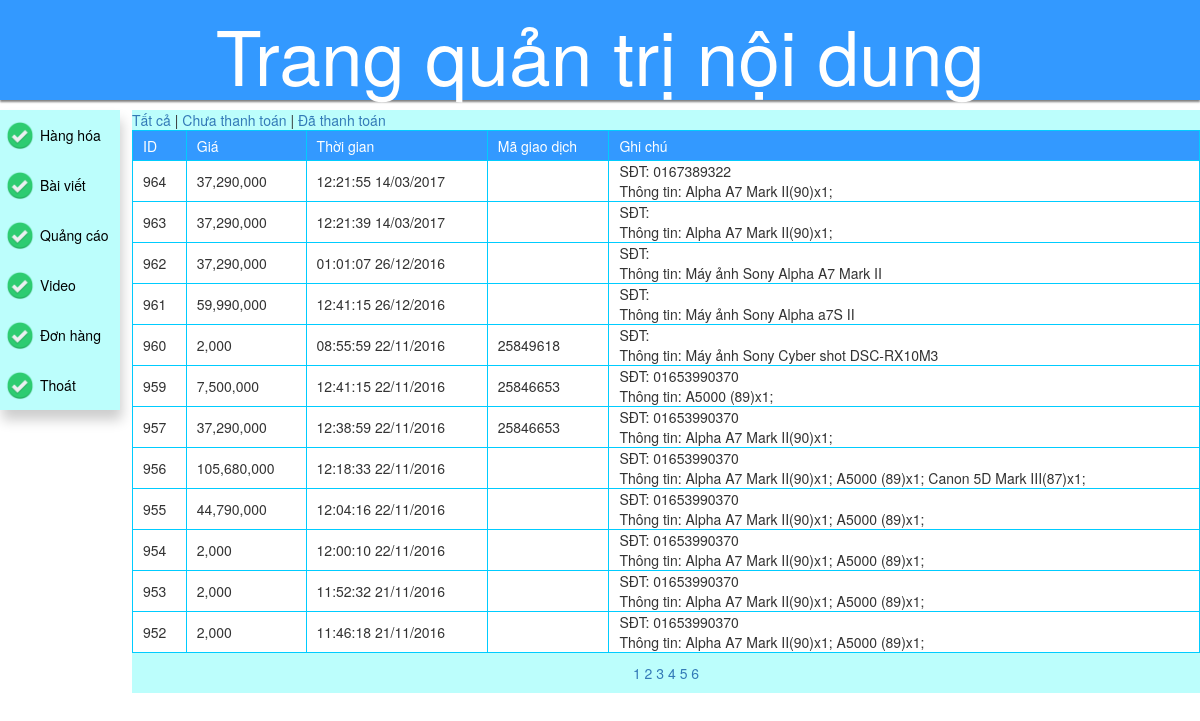
Screenshot of /admin/index.php?quanly=donhang (signed in) with the database file from the repository.
### tables this page shows
CREATE TABLE `donhang` (
  `stt` int(11) NOT NULL,
  `gia` int(11) NOT NULL,
  `sdt` text NOT NULL,
  `ghichu` longtext NOT NULL,
  `magiaodich` text NOT NULL,
  `thoigian` text NOT NULL
);

### admin/controller/controller.php (called while the page is built, shortened)
<?php
	include_once("model/model.php");
	class Controller {
		private $model;
		public function __construct() {
			$this->model = new Model();
		}
		public function invoke() {
			$donHangList = $this->model->getDonHangList();
			include 'view/modules/content.php';
		}
	}
?>

### admin/model/model.php (called while the page is built, shortened)
<?php
	class Model {
		public function connectDatabase() {
			include("config.php");
			$con=mysqli_connect($tenmaychu, $taikhoan, $matkhau, $csdl);
			mysqli_query($con,"SET NAMES 'UTF8'");
			return $con;
		}
		public function getDonHangList() {
			$trang = $_GET["trang"];
			if ($trang == null)
				$trang = 1;
			$num = NUM;
			$bd = ($trang-1)*NUM;
			$con = $this->connectDatabase();
			$sql = mysqli_query($con, "SELECT * FROM donhang ORDER BY stt DESC LIMIT $bd, $num");
			if ($sql) {
				while($row = mysqli_fetch_assoc($sql))
					$donHangList[] = $row;
				return $donHangList;
			}
			else {
				echo "<strong>Database access failed.</strong><br/>";
				return NULL;
			}
		}
		public function getNumDonHangs() {
			$con = $this->connectDatabase();
			$result = mysqli_query($con, "SELECT * FROM donhang");
			return mysqli_num_rows($result)/12+1;
		}
	}
?>

### admin/view/modules/donhang/lietke.php (the view, shortened to what this page needs)
<div>
	<table width="100%" border="1" id="customers">
      <tr class="doimaunen">
        <td>ID</td>
        <td>Giá</td>
        <td>Thời gian</td>
        <td>Mã giao dịch</td>
        <td>Ghi chú</td>
      </tr>
      <?
	  foreach($donHangList as $dong){
	  ?>
      <tr>
      	<td><? echo $dong["stt"] ?></td>
        <td><? echo number_format($dong["gia"]) ?></td>
        <td><? echo $dong["thoigian"] ?></td>
        <td><? echo $dong["magiaodich"] ?></td>
        <td><? echo "SĐT: ".$dong["sdt"]."<br>Thông tin: ".$dong["ghichu"] ?></td>
      </tr>
      <? } ?>
    </table>
    <?
	include_once("model/model.php");
	$model = new Model();
	$sotrang = $model->getNumDonHangs();
	?>
    <div  style="text-align:center; margin:10px" class="trang">
		<?
		$i=1;
        while($i <= $sotrang){
        ?>
            <a class=" <? if($i==$_GET["trang"]){ echo 'active'; }?> "
                href="index.php?quanly=donhang&ac=them&trang=<? echo $i ?>">
                <? echo $i; ?>
            </a>
            <? 	$i++;
        } ?>
    </div>
</div>

### admin/index.php (shortened to what this page needs)
<?
if(!$_SESSION['quyen'] || $_SESSION['quyen']=="nguoidung" )
{
	header('location:../');
}
else if($_SESSION['quyen']=="admin" || $_SESSION['quyen']=="nhanvien")
{ ?>
    <!DOCTYPE html PUBLIC "-//W3C//DTD XHTML 1.0 Transitional//EN" "http://www.w3.org/TR/xhtml1/DTD/xhtml1-transitional.dtd">
    <html xmlns="http://www.w3.org/1999/xhtml">
    <head>
    <link rel="stylesheet" type="text/css" href="view/css/style.css"/>
    <link href="../bootstrap/css/bootstrap.css" rel="stylesheet">
    <link href="../bootstrap/css/bootstrap.min.css" rel="stylesheet">
    </head>
    <body>
        <div id="banner">
            <p align="center">Trang quản trị nội dung</p>
        </div>
        <?
        	include("view/modules/menu.php");
        	include_once("controller/controller.php");
          	$controller = new Controller();
           	$controller->invoke();
        ?>
    </body>
    </html>
<? } ?>

### admin/view/modules/menu.php (shortened to what this page needs)
<div id="menu">
    <a href="index.php?quanly=hanghoa&ac=them">
        <div id="box-chucnang" <? if($_GET["quanly"]=="hanghoa") echo "style='box-shadow:rgba(0, 0, 0, 0.1) 0px 0px 10px'"; ?>>
            <p><img class="visible-lg" src="view/img/icon1.png"/> Hàng hóa</p>
        </div>
	</a>
	<a href="index.php?quanly=baiviet&ac=them">
        <div id="box-chucnang" <? if($_GET["quanly"]=="baiviet") echo "style='box-shadow:rgba(0, 0, 0, 0.1) -1px 0px 10px'"; ?>>
            <p> <img class="visible-lg" src="view/img/icon1.png"/>Bài viết</p>
        </div>
	</a>
    <a href="index.php?quanly=quangcao&ac=them">
        <div id="box-chucnang" <? if($_GET["quanly"]=="quangcao") echo "style='box-shadow:rgba(0, 0, 0, 0.1) -1px 0px 10px'"; ?>>
            <p><img class="visible-lg" src="view/img/icon1.png"/>Quảng cáo</p>
        </div>
	</a>
    <a href="index.php?quanly=video&ac=them">
        <div id="box-chucnang" <? if($_GET["quanly"]=="video") echo "style='box-shadow:rgba(0, 0, 0, 0.1) -1px 0px 10px'"; ?>>
            <p><img class="visible-lg" src="view/img/icon1.png"/>Video</p>
        </div>
	</a>
    <a href="index.php?quanly=donhang">
        <div id="box-chucnang">
            <p><img class="visible-lg" src="view/img/icon1.png"/>Đơn hàng</p>
        </div>
    </a>
    <a href="../">
        <div id="box-chucnang">
            <p><img class="visible-lg" src="view/img/icon1.png"/>Thoát</p>
        </div>
	</a>
</div>

### admin/view/modules/content.php (shortened to what this page needs)
<div id="content">
	<?
		if(isset($_GET['quanly']))
			$tam=$_GET['quanly'];
		else
			$tam="";
		if($tam=="baiviet")
			include("view/modules/baiviet/main.php");
		else if($tam=="hanghoa" || isset($_GET['search-product']))
			include("view/modules/hanghoa/main.php");
		else if($tam=="quangcao")
			include("view/modules/quangcao/main.php");
		else if($tam=="video")
			include("view/modules/video/main.php");
		else if($tam=="donhang")
			include("view/modules/donhang/main.php");
		else if($tam=="taikhoan")
			include("view/modules/taikhoan/main.php");
		else if($tam=="hangsx")
			if($_SESSION["quyen"]=="admin")
				include("view/modules/hangsx/main.php");
	?>
</div>

### admin/view/modules/donhang/main.php
<a href="index.php?quanly=donhang">Tất cả</a> |
<a href="index.php?quanly=donhang&ac=lietke_chuathanhtoan">Chưa thanh toán </a> |
<a href="index.php?quanly=donhang&ac=lietke_dathanhtoan">Đã thanh toán </a>
<?
	$ac=$_GET['ac'];
	if($ac=="lietke_chuathanhtoan")
		include("view/modules/donhang/lietke_chuathanhtoan.php");
	else if($ac=="lietke_dathanhtoan")
		include("view/modules/donhang/lietke_dathanhtoan.php");
	else
		include("view/modules/donhang/lietke.php");
?>

### admin/view/css/style.css (style rules this page uses)
* { margin:0px; padding:0px }
body { font-family:Arial, Helvetica, sans-serif; font-size:12px; background:#BCFEFC; }
#banner { width:100%; height:100px; background:#39F; margin-bottom:10px; font-size:75px; color:#FFF; box-shadow: 0px 2px 2px rgba(0,0,0,0.5) }
#menu { width:10%; height:auto; background:#BCFEFC; float:left; position:fixed; box-shadow: 2px 10px 12px rgba(0,4,0,0.2) }
p { margin: 0px !important }
#content { width:89%; height:auto; background:#BCFEFC; float:right; }
div#box-chucnang { padding:10px 0px 10px 5px; text-align:left }
div#box-chucnang p { line-height:30px; }
div#box-chucnang p img { float:left; width:30px; margin-right:5px }
#menu>a { text-decoration:none; color:#000 }
#customers { border-collapse:collapse; border:#0CF; background:#fff }
#customers tr td { padding: 0px 10px; height:30px }
.doimaunen { background-color:#39F; color:#FFF }

### rows the page displays
donhang: stt "964", gia "37,290,000", thoigian "12:21:55 14/03/2017", sdt "0167389322", ghichu "Alpha A7 Mark II(90)x1;"
donhang: stt "963", gia "37,290,000", thoigian "12:21:39 14/03/2017", ghichu "Alpha A7 Mark II(90)x1;"
donhang: stt "962", gia "37,290,000", thoigian "01:01:07 26/12/2016", ghichu "Máy ảnh Sony Alpha A7 Mark II"
donhang: stt "961", gia "59,990,000", thoigian "12:41:15 26/12/2016", ghichu "Máy ảnh Sony Alpha a7S II"
donhang: stt "960", gia "2,000", thoigian "08:55:59 22/11/2016", magiaodich "25849618", ghichu "Máy ảnh Sony Cyber shot DSC-RX10M3"
donhang: stt "959", gia "7,500,000", thoigian "12:41:15 22/11/2016", magiaodich "25846653", sdt "01653990370", ghichu "A5000 (89)x1;"
donhang: stt "957", gia "37,290,000", thoigian "12:38:59 22/11/2016", magiaodich "25846653", sdt "01653990370", ghichu "Alpha A7 Mark II(90)x1;"
donhang: stt "956", gia "105,680,000", thoigian "12:18:33 22/11/2016", sdt "01653990370", ghichu "Alpha A7 Mark II(90)x1; A5000 (89)x1; Canon 5D Mark III(87)x1;"
donhang: stt "955", gia "44,790,000", thoigian "12:04:16 22/11/2016", sdt "01653990370", ghichu "Alpha A7 Mark II(90)x1; A5000 (89)x1;"
donhang: stt "954", gia "2,000", thoigian "12:00:10 22/11/2016", sdt "01653990370", ghichu "Alpha A7 Mark II(90)x1; A5000 (89)x1;"
donhang: stt "953", gia "2,000", thoigian "11:52:32 21/11/2016", sdt "01653990370", ghichu "Alpha A7 Mark II(90)x1; A5000 (89)x1;"
donhang: stt "952", gia "2,000", thoigian "11:46:18 21/11/2016", sdt "01653990370", ghichu "Alpha A7 Mark II(90)x1; A5000 (89)x1;"
